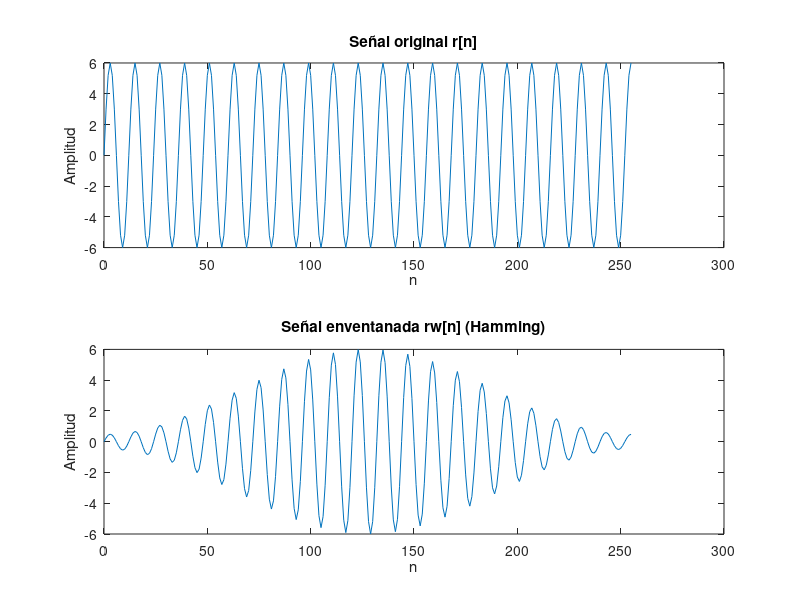
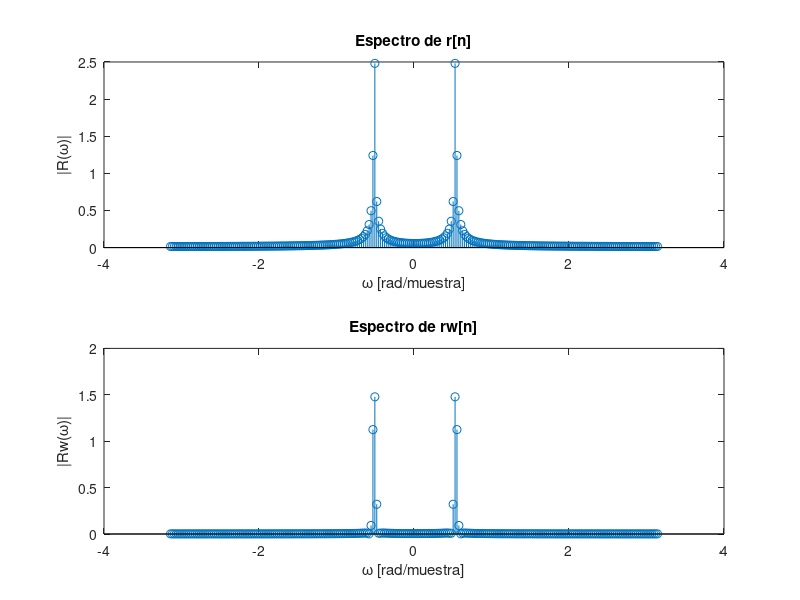

Write the MATLAB code that produced these figures, in order.
% Ejercicio 2 - Comparación con ventana de Hamming (sin toolbox)

N = 256;
n = 0:N-1;

% Señal original
r = 6 * sin(2*pi*n/12);

% Crear ventana de Hamming manualmente
w_hamming = 0.54 - 0.46 * cos(2*pi*n/(N-1));

% Aplicar la ventana
rw = r .* w_hamming;

% Calcular espectros
R = fftshift(fft(r)) / N;
Rw = fftshift(fft(rw)) / N;
w = linspace(-pi, pi, N);

% ----------- Representación en el tiempo -----------
figure;
subplot(2,1,1); plot(n, r); title('Señal original r[n]');
xlabel('n'); ylabel('Amplitud');

subplot(2,1,2); plot(n, rw); title('Señal enventanada rw[n] (Hamming)');
xlabel('n'); ylabel('Amplitud');

% ----------- Representación en frecuencia -----------
figure;
subplot(2,1,1); stem(w, abs(R)); title('Espectro de r[n]');
xlabel('\omega [rad/muestra]'); ylabel('|R(\omega)|');

subplot(2,1,2); stem(w, abs(Rw)); title('Espectro de rw[n]');
xlabel('\omega [rad/muestra]'); ylabel('|Rw(\omega)|');
